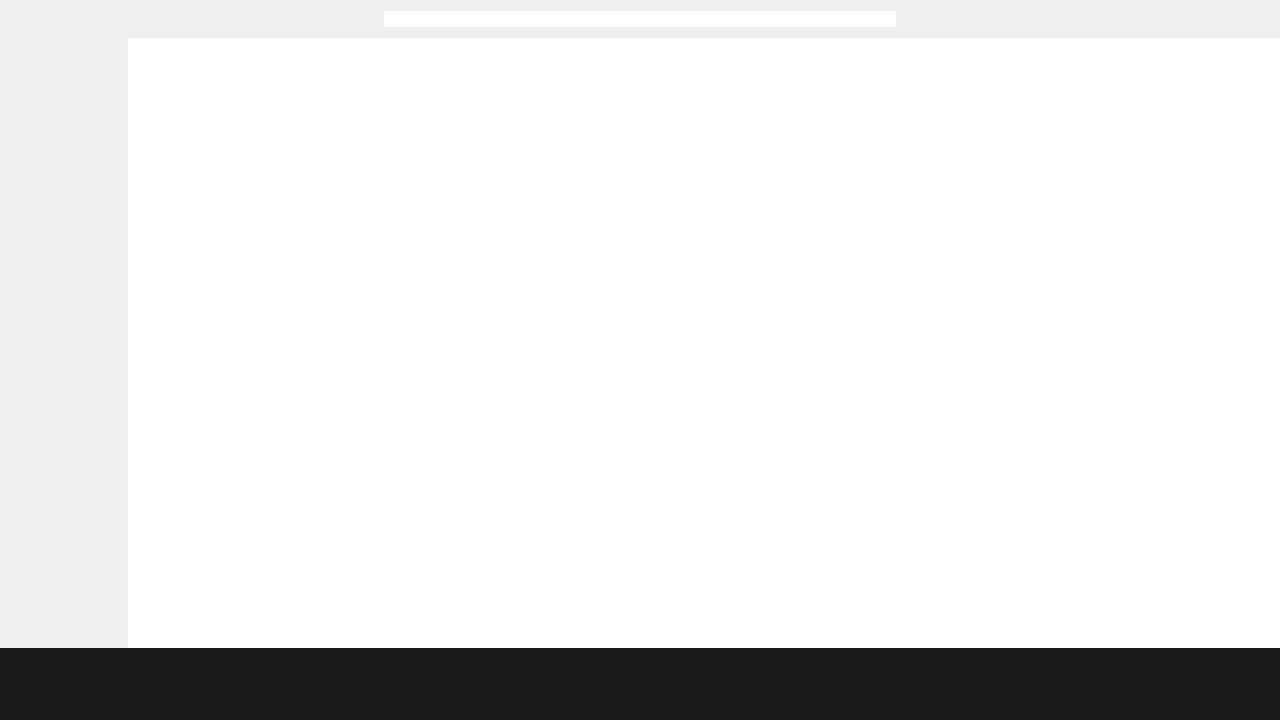
<?xml version="1.0" encoding="UTF-8"?>
<ui version="4.0">
 <class>MainWindow</class>
 <widget class="QMainWindow" name="MainWindow">
  <property name="geometry">
   <rect>
    <x>0</x>
    <y>0</y>
    <width>1280</width>
    <height>720</height>
   </rect>
  </property>
  <property name="minimumSize">
   <size>
    <width>1000</width>
    <height>600</height>
   </size>
  </property>
  <property name="windowTitle">
   <string>MainWindow</string>
  </property>
  <property name="layoutDirection">
   <enum>Qt::LeftToRight</enum>
  </property>
  <widget class="QWidget" name="centralWidget">
   <property name="cursor">
    <cursorShape>ArrowCursor</cursorShape>
   </property>
   <property name="autoFillBackground">
    <bool>false</bool>
   </property>
   <layout class="QGridLayout" name="gridLayout_2">
    <property name="leftMargin">
     <number>0</number>
    </property>
    <property name="topMargin">
     <number>0</number>
    </property>
    <property name="rightMargin">
     <number>0</number>
    </property>
    <property name="bottomMargin">
     <number>0</number>
    </property>
    <property name="spacing">
     <number>0</number>
    </property>
    <item row="2" column="0" colspan="2">
     <widget class="QFrame" name="Main">
      <property name="minimumSize">
       <size>
        <width>0</width>
        <height>0</height>
       </size>
      </property>
      <property name="frameShape">
       <enum>QFrame::NoFrame</enum>
      </property>
      <property name="frameShadow">
       <enum>QFrame::Plain</enum>
      </property>
      <layout class="QGridLayout" name="gridLayout_3">
       <property name="leftMargin">
        <number>0</number>
       </property>
       <property name="topMargin">
        <number>0</number>
       </property>
       <property name="rightMargin">
        <number>0</number>
       </property>
       <property name="bottomMargin">
        <number>0</number>
       </property>
       <property name="spacing">
        <number>0</number>
       </property>
       <item row="0" column="1">
        <widget class="QFrame" name="Music">
         <property name="styleSheet">
          <string notr="true">#Music { background-color: #ffffff; }</string>
         </property>
         <property name="frameShape">
          <enum>QFrame::NoFrame</enum>
         </property>
         <property name="frameShadow">
          <enum>QFrame::Plain</enum>
         </property>
        </widget>
       </item>
       <item row="0" column="0">
        <widget class="QFrame" name="Scroll">
         <property name="maximumSize">
          <size>
           <width>128</width>
           <height>16777215</height>
          </size>
         </property>
         <property name="frameShape">
          <enum>QFrame::NoFrame</enum>
         </property>
         <property name="frameShadow">
          <enum>QFrame::Plain</enum>
         </property>
         <property name="lineWidth">
          <number>0</number>
         </property>
        </widget>
       </item>
      </layout>
      <zorder>Scroll</zorder>
      <zorder>Music</zorder>
     </widget>
    </item>
    <item row="1" column="0" colspan="2">
     <widget class="QFrame" name="Search">
      <property name="minimumSize">
       <size>
        <width>0</width>
        <height>0</height>
       </size>
      </property>
      <property name="maximumSize">
       <size>
        <width>16777215</width>
        <height>38</height>
       </size>
      </property>
      <property name="layoutDirection">
       <enum>Qt::LeftToRight</enum>
      </property>
      <property name="frameShape">
       <enum>QFrame::NoFrame</enum>
      </property>
      <property name="frameShadow">
       <enum>QFrame::Plain</enum>
      </property>
      <layout class="QGridLayout" name="gridLayout_4">
       <item row="0" column="0">
        <widget class="QLineEdit" name="lineEdit">
         <property name="maximumSize">
          <size>
           <width>512</width>
           <height>20</height>
          </size>
         </property>
         <property name="focusPolicy">
          <enum>Qt::ClickFocus</enum>
         </property>
         <property name="frame">
          <bool>false</bool>
         </property>
        </widget>
       </item>
      </layout>
     </widget>
    </item>
    <item row="3" column="0" colspan="2">
     <widget class="QFrame" name="Controls">
      <property name="sizePolicy">
       <sizepolicy hsizetype="Preferred" vsizetype="Preferred">
        <horstretch>0</horstretch>
        <verstretch>0</verstretch>
       </sizepolicy>
      </property>
      <property name="maximumSize">
       <size>
        <width>16777215</width>
        <height>72</height>
       </size>
      </property>
      <property name="styleSheet">
       <string notr="true">#Controls { background-color: #1a1a1a; }</string>
      </property>
      <property name="frameShape">
       <enum>QFrame::NoFrame</enum>
      </property>
      <property name="frameShadow">
       <enum>QFrame::Plain</enum>
      </property>
      <widget class="QPushButton" name="reverse">
       <property name="geometry">
        <rect>
         <x>60</x>
         <y>20</y>
         <width>41</width>
         <height>41</height>
        </rect>
       </property>
       <property name="focusPolicy">
        <enum>Qt::ClickFocus</enum>
       </property>
       <property name="autoFillBackground">
        <bool>false</bool>
       </property>
       <property name="text">
        <string/>
       </property>
       <property name="icon">
        <iconset>
         <normaloff>../images/arrow_l.png</normaloff>../images/arrow_l.png</iconset>
       </property>
       <property name="iconSize">
        <size>
         <width>30</width>
         <height>30</height>
        </size>
       </property>
       <property name="default">
        <bool>false</bool>
       </property>
       <property name="flat">
        <bool>true</bool>
       </property>
      </widget>
      <widget class="QPushButton" name="pushButton">
       <property name="geometry">
        <rect>
         <x>160</x>
         <y>20</y>
         <width>41</width>
         <height>41</height>
        </rect>
       </property>
       <property name="focusPolicy">
        <enum>Qt::ClickFocus</enum>
       </property>
       <property name="text">
        <string/>
       </property>
       <property name="icon">
        <iconset>
         <normaloff>../images/arrow_r.png</normaloff>../images/arrow_r.png</iconset>
       </property>
       <property name="iconSize">
        <size>
         <width>30</width>
         <height>30</height>
        </size>
       </property>
       <property name="default">
        <bool>false</bool>
       </property>
       <property name="flat">
        <bool>true</bool>
       </property>
      </widget>
     </widget>
    </item>
   </layout>
  </widget>
 </widget>
 <layoutdefault spacing="6" margin="11"/>
 <resources/>
 <connections/>
</ui>
